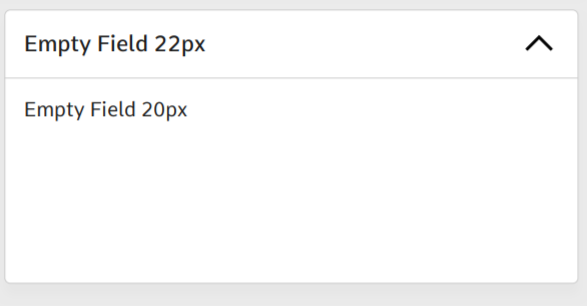
%> input picture h1/accordion.png, 587 x 306 px; the run also reads 1 picture not shown here
$ octave render2.m   (GNU Octave 9; MATLAB toolbox functions it lacks are replaced by stand-ins)
%> lines starting %> are read from the running program, lines starting %| are printed output that depends on the picture
clc;
clear;
clc;
%%
%accordion
img = imread('E:\data\h2\white.jpg');
t=imresize(img,[1080,1920]);
o=imread('E:\data\h2\accordion.png');
%> o is the input picture: size 306x587x3 uint8; mean R, G, B 249.5, 249.5, 249.5

X = 947; Y = 559; W =617 ; H =395 ;             %where are we cropping?
part_img = imcrop(t, [X, Y, W, H]);
%> part_img: size 396x618x3 uint8; every value is 255

i=imresize(o,[395,617]);
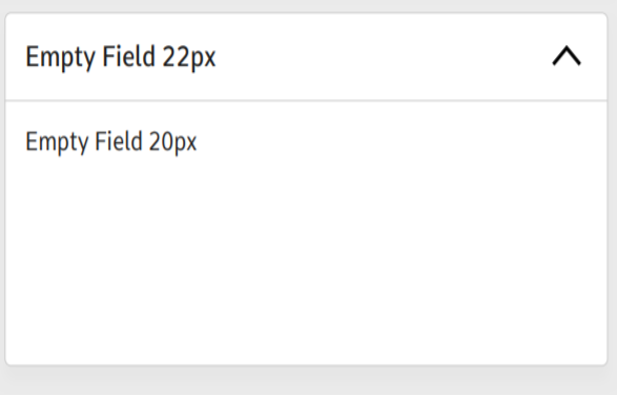
%> i: size 395x617x3 uint8; mean R, G, B 249.5, 249.5, 249.5
part_img =i;

t(Y:Y+H-1, X:X+W-1, :) = part_img;
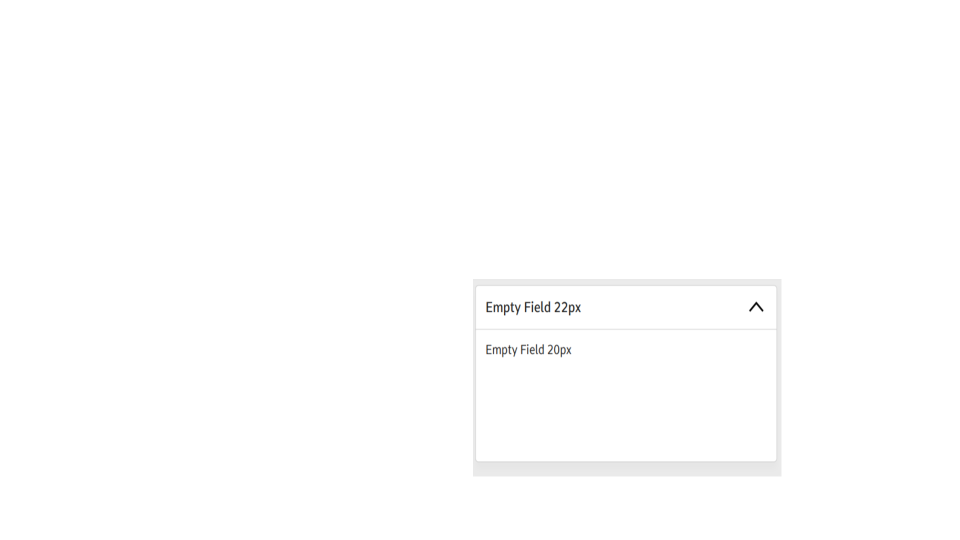
%> t: size 1080x1920x3 uint8 (shown at 1/2 size); mean R, G, B 254.4, 254.4, 254.4
%%
%table
%> (the run ends here)
